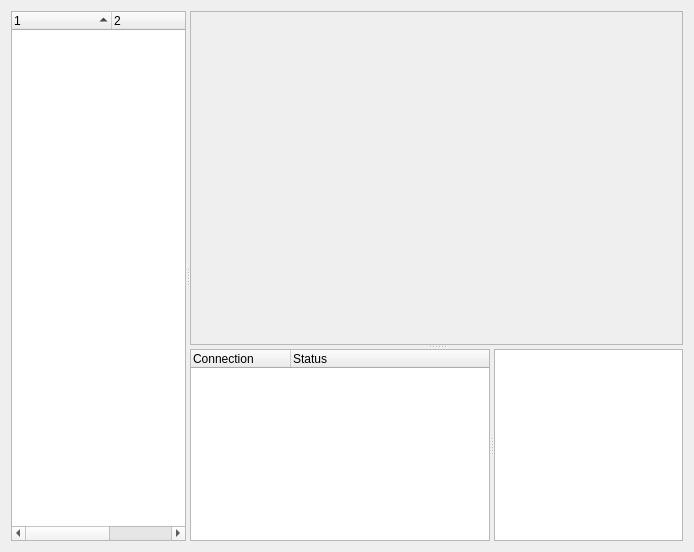
<?xml version="1.0" encoding="UTF-8"?>
<ui version="4.0">
 <class>NetViewer</class>
 <widget class="QWidget" name="NetViewer">
  <property name="geometry">
   <rect>
    <x>0</x>
    <y>0</y>
    <width>694</width>
    <height>552</height>
   </rect>
  </property>
  <property name="windowTitle">
   <string>Network Map</string>
  </property>
  <layout class="QVBoxLayout" name="verticalLayout">
   <item>
    <layout class="QHBoxLayout" name="horizontalLayout"/>
   </item>
   <item>
    <widget class="QSplitter" name="splitter">
     <property name="contextMenuPolicy">
      <enum>Qt::NoContextMenu</enum>
     </property>
     <property name="orientation">
      <enum>Qt::Horizontal</enum>
     </property>
     <property name="childrenCollapsible">
      <bool>false</bool>
     </property>
     <widget class="RouterListWidget" name="treeRouterList">
      <property name="sizePolicy">
       <sizepolicy hsizetype="Preferred" vsizetype="Expanding">
        <horstretch>1</horstretch>
        <verstretch>0</verstretch>
       </sizepolicy>
      </property>
      <property name="minimumSize">
       <size>
        <width>175</width>
        <height>0</height>
       </size>
      </property>
      <property name="contextMenuPolicy">
       <enum>Qt::DefaultContextMenu</enum>
      </property>
      <property name="statusTip">
       <string/>
      </property>
      <property name="selectionMode">
       <enum>QAbstractItemView::ExtendedSelection</enum>
      </property>
      <property name="indentation">
       <number>0</number>
      </property>
      <property name="sortingEnabled">
       <bool>true</bool>
      </property>
      <property name="columnCount">
       <number>3</number>
      </property>
      <column>
       <property name="text">
        <string/>
       </property>
      </column>
      <column>
       <property name="text">
        <string/>
       </property>
      </column>
      <column>
       <property name="text">
        <string>Relay</string>
       </property>
      </column>
     </widget>
     <widget class="QSplitter" name="splitter3">
      <property name="sizePolicy">
       <sizepolicy hsizetype="Preferred" vsizetype="Preferred">
        <horstretch>100</horstretch>
        <verstretch>0</verstretch>
       </sizepolicy>
      </property>
      <property name="contextMenuPolicy">
       <enum>Qt::NoContextMenu</enum>
      </property>
      <property name="orientation">
       <enum>Qt::Vertical</enum>
      </property>
      <property name="childrenCollapsible">
       <bool>false</bool>
      </property>
      <widget class="QFrame" name="frmMap">
       <property name="sizePolicy">
        <sizepolicy hsizetype="Expanding" vsizetype="Expanding">
         <horstretch>100</horstretch>
         <verstretch>100</verstretch>
        </sizepolicy>
       </property>
       <property name="minimumSize">
        <size>
         <width>400</width>
         <height>300</height>
        </size>
       </property>
       <property name="contextMenuPolicy">
        <enum>Qt::NoContextMenu</enum>
       </property>
       <property name="frameShape">
        <enum>QFrame::StyledPanel</enum>
       </property>
       <property name="frameShadow">
        <enum>QFrame::Raised</enum>
       </property>
       <layout class="QHBoxLayout">
        <property name="spacing">
         <number>6</number>
        </property>
        <property name="margin">
         <number>9</number>
        </property>
        <item>
         <layout class="QGridLayout" name="gridLayout">
          <property name="margin">
           <number>0</number>
          </property>
          <property name="spacing">
           <number>6</number>
          </property>
         </layout>
        </item>
       </layout>
      </widget>
      <widget class="QSplitter" name="splitter2">
       <property name="sizePolicy">
        <sizepolicy hsizetype="Expanding" vsizetype="Minimum">
         <horstretch>100</horstretch>
         <verstretch>1</verstretch>
        </sizepolicy>
       </property>
       <property name="contextMenuPolicy">
        <enum>Qt::NoContextMenu</enum>
       </property>
       <property name="orientation">
        <enum>Qt::Horizontal</enum>
       </property>
       <property name="childrenCollapsible">
        <bool>false</bool>
       </property>
       <widget class="CircuitListWidget" name="treeCircuitList">
        <property name="sizePolicy">
         <sizepolicy hsizetype="Preferred" vsizetype="Preferred">
          <horstretch>100</horstretch>
          <verstretch>100</verstretch>
         </sizepolicy>
        </property>
        <property name="minimumSize">
         <size>
          <width>300</width>
          <height>0</height>
         </size>
        </property>
        <property name="contextMenuPolicy">
         <enum>Qt::CustomContextMenu</enum>
        </property>
        <property name="statusTip">
         <string/>
        </property>
        <property name="sortingEnabled">
         <bool>false</bool>
        </property>
        <property name="columnCount">
         <number>2</number>
        </property>
        <column>
         <property name="text">
          <string>Connection</string>
         </property>
        </column>
        <column>
         <property name="text">
          <string>Status</string>
         </property>
        </column>
       </widget>
       <widget class="RouterDescriptorView" name="textRouterInfo">
        <property name="sizePolicy">
         <sizepolicy hsizetype="Preferred" vsizetype="Preferred">
          <horstretch>100</horstretch>
          <verstretch>100</verstretch>
         </sizepolicy>
        </property>
        <property name="contextMenuPolicy">
         <enum>Qt::DefaultContextMenu</enum>
        </property>
        <property name="readOnly">
         <bool>true</bool>
        </property>
       </widget>
      </widget>
     </widget>
    </widget>
   </item>
  </layout>
  <action name="actionRefresh">
   <property name="enabled">
    <bool>false</bool>
   </property>
   <property name="icon">
    <iconset resource="../res/vidalia.qrc">
     <normaloff>:/images/32x32/view-refresh.png</normaloff>:/images/32x32/view-refresh.png</iconset>
   </property>
   <property name="text">
    <string>Refresh</string>
   </property>
   <property name="toolTip">
    <string>Refresh the list of Tor relays and connections</string>
   </property>
   <property name="statusTip">
    <string>Refresh the list of Tor relays and connections</string>
   </property>
   <property name="shortcut">
    <string>Ctrl+R</string>
   </property>
  </action>
  <action name="actionHelp">
   <property name="icon">
    <iconset resource="../res/vidalia.qrc">
     <normaloff>:/images/32x32/system-help.png</normaloff>:/images/32x32/system-help.png</iconset>
   </property>
   <property name="text">
    <string>Help</string>
   </property>
   <property name="toolTip">
    <string>Show the network map help</string>
   </property>
   <property name="statusTip">
    <string>Show network map help</string>
   </property>
   <property name="shortcut">
    <string>F1</string>
   </property>
  </action>
  <action name="actionClose">
   <property name="icon">
    <iconset resource="../res/vidalia.qrc">
     <normaloff>:/images/32x32/window-close.png</normaloff>:/images/32x32/window-close.png</iconset>
   </property>
   <property name="text">
    <string>Close</string>
   </property>
   <property name="toolTip">
    <string>Close the network map</string>
   </property>
   <property name="statusTip">
    <string>Close the network map</string>
   </property>
   <property name="shortcut">
    <string>Esc</string>
   </property>
  </action>
  <action name="actionZoomIn">
   <property name="icon">
    <iconset resource="../res/vidalia.qrc">
     <normaloff>:/images/32x32/zoom-in.png</normaloff>:/images/32x32/zoom-in.png</iconset>
   </property>
   <property name="text">
    <string>Zoom In</string>
   </property>
   <property name="toolTip">
    <string>Zoom in on the network map</string>
   </property>
   <property name="statusTip">
    <string>Zoom in on the network map</string>
   </property>
   <property name="shortcut">
    <string>+</string>
   </property>
  </action>
  <action name="actionZoomOut">
   <property name="icon">
    <iconset resource="../res/vidalia.qrc">
     <normaloff>:/images/32x32/zoom-out.png</normaloff>:/images/32x32/zoom-out.png</iconset>
   </property>
   <property name="text">
    <string>Zoom Out</string>
   </property>
   <property name="toolTip">
    <string>Zoom out on the network map</string>
   </property>
   <property name="statusTip">
    <string>Zoom out on the network map</string>
   </property>
   <property name="shortcut">
    <string>-</string>
   </property>
  </action>
  <action name="actionZoomToFit">
   <property name="icon">
    <iconset resource="../res/vidalia.qrc">
     <normaloff>:/images/32x32/zoom-fit-best.png</normaloff>:/images/32x32/zoom-fit-best.png</iconset>
   </property>
   <property name="text">
    <string>Zoom To Fit</string>
   </property>
   <property name="toolTip">
    <string>Zooms to fit all currently displayed circuits</string>
   </property>
   <property name="statusTip">
    <string>Zooms to fit all currently displayed circuits</string>
   </property>
   <property name="shortcut">
    <string>Ctrl+Z</string>
   </property>
  </action>
  <action name="actionZoomFullScreen">
   <property name="icon">
    <iconset resource="../res/vidalia.qrc">
     <normaloff>:/images/32x32/view-fullscreen.png</normaloff>:/images/32x32/view-fullscreen.png</iconset>
   </property>
   <property name="text">
    <string>Full Screen</string>
   </property>
   <property name="toolTip">
    <string>View the network map as a full screen window</string>
   </property>
   <property name="statusTip">
    <string>View the network map as a full screen window</string>
   </property>
   <property name="shortcut">
    <string>Ctrl+F</string>
   </property>
  </action>
 </widget>
 <customwidgets>
  <customwidget>
   <class>RouterDescriptorView</class>
   <extends>QTextEdit</extends>
   <header>network/RouterDescriptorView.h</header>
  </customwidget>
  <customwidget>
   <class>RouterListWidget</class>
   <extends>QTreeWidget</extends>
   <header>network/RouterListWidget.h</header>
  </customwidget>
  <customwidget>
   <class>CircuitListWidget</class>
   <extends>QTreeWidget</extends>
   <header>network/CircuitListWidget.h</header>
  </customwidget>
 </customwidgets>
 <resources>
  <include location="../res/vidalia.qrc"/>
 </resources>
 <connections/>
</ui>
